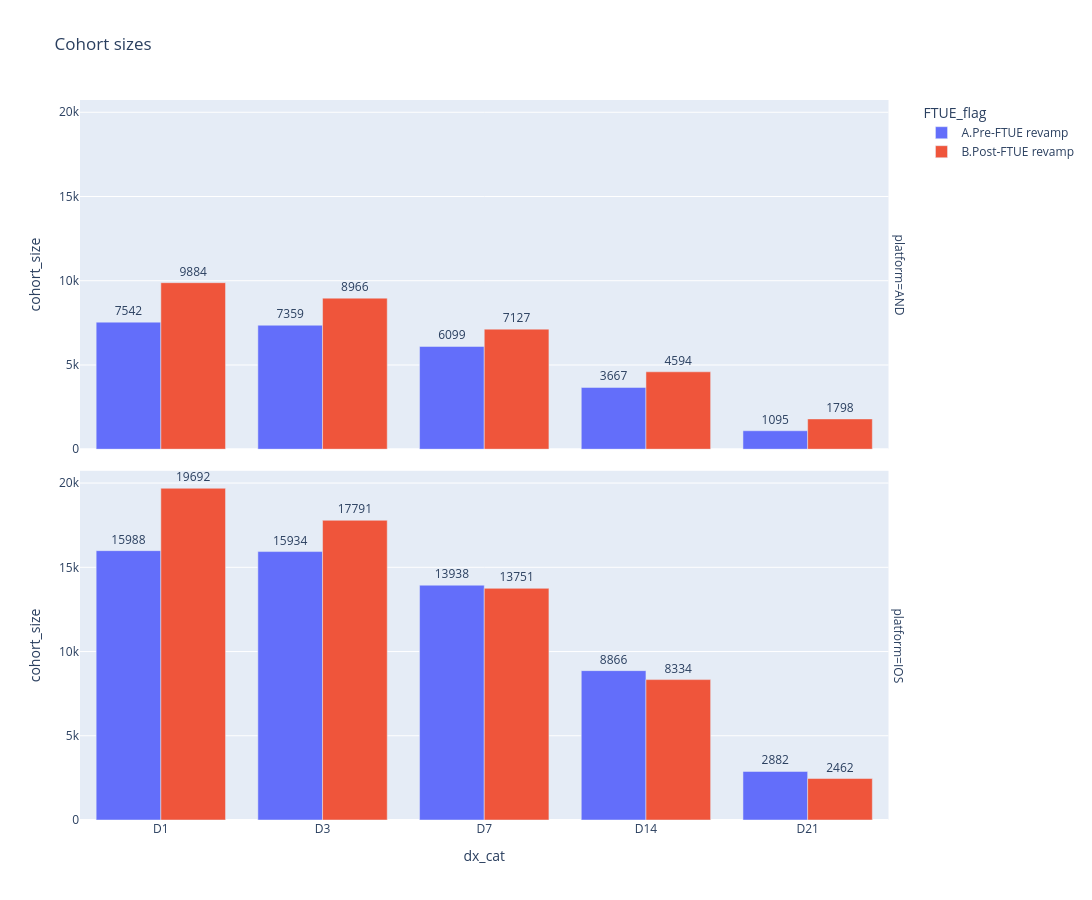

Notebook source saved alongside this figure:
### Markdown cell above
### Cohort sizes

### Code cell
# Bar chart: cohort sizes at each retention checkpoint by FTUE group and platform
df_plot = retention_data_total[retention_data_total['dx'] != 0].copy()

# Convert dx to ordered categorical for proper x-axis ordering
dx_vals = sorted(df_plot['dx'].unique())
dx_labels = ['D' + str(d) for d in dx_vals]
df_plot['dx_cat'] = pd.Categorical(
    'D' + df_plot['dx'].astype(str),
    categories=dx_labels,
    ordered=True
)

fig = px.bar(
    df_plot,
    x='dx_cat',
    y='cohort_size',
    color='FTUE_flag',
    text='cohort_size',
    title='Cohort sizes',
    facet_row='platform',
    barmode='group',
    width=1200,
    height=900,
    hover_data={'retained_size': True, 'cohort_size': True, 'num_cohorts': True},
    category_orders={'dx_cat': dx_labels}
)

fig.update_traces(texttemplate='%{text:0}', textposition='outside')
fig.update_layout(
    #yaxis_tickformat='.0%',
    #yaxis2_tickformat='.0%',
    uniformtext_minsize=8,
    uniformtext_mode='hide'
)

fig.show()

### Figure 1 — Plotly figure (JSON) as saved in the notebook; plotly's stock layout.template omitted (floating-point values rounded to 4 significant figures)
{"data": [{"alignmentgroup": "True", "customdata": [[2994, 23], [2066, 21], [1335, 17], [608, 10], [156, 3]], "hovertemplate": "FTUE_flag=A.Pre-FTUE revamp<br>platform=AND<br>dx_cat=%{x}<br>cohort_size=%{text}<br>retained_size=%{customdata[0]}<br>num_cohorts=%{customdata[1]}<extra></extra>", "legendgroup": "A.Pre-FTUE revamp", "marker": {"color": "#636efa", "pattern": {"shape": ""}}, "name": "A.Pre-FTUE revamp", "offsetgroup": "A.Pre-FTUE revamp", "orientation": "v", "showlegend": true, "text": [7542.0, 7359.0, 6099.0, 3667.0, 1095.0], "textposition": "outside", "texttemplate": "%{text:0}", "type": "bar", "x": ["D1", "D3", "D7", "D14", "D21"], "xaxis": "x2", "y": [7542, 7359, 6099, 3667, 1095], "yaxis": "y2"}, {"alignmentgroup": "True", "customdata": [[6624, 23], [4435, 21], [2939, 17], [1254, 10], [301, 3]], "hovertemplate": "FTUE_flag=A.Pre-FTUE revamp<br>platform=IOS<br>dx_cat=%{x}<br>cohort_size=%{text}<br>retained_size=%{customdata[0]}<br>num_cohorts=%{customdata[1]}<extra></extra>", "legendgroup": "A.Pre-FTUE revamp", "marker": {"color": "#636efa", "pattern": {"shape": ""}}, "name": "A.Pre-FTUE revamp", "offsetgroup": "A.Pre-FTUE revamp", "orientation": "v", "showlegend": false, "text": [15990.0, 15930.0, 13940.0, 8866.0, 2882.0], "textposition": "outside", "texttemplate": "%{text:0}", "type": "bar", "x": ["D1", "D3", "D7", "D14", "D21"], "xaxis": "x", "y": [15988, 15934, 13938, 8866, 2882], "yaxis": "y"}, {"alignmentgroup": "True", "customdata": [[3864, 23], [2353, 21], [1459, 17], [693, 10], [160, 3]], "hovertemplate": "FTUE_flag=B.Post-FTUE revamp<br>platform=AND<br>dx_cat=%{x}<br>cohort_size=%{text}<br>retained_size=%{customdata[0]}<br>num_cohorts=%{customdata[1]}<extra></extra>", "legendgroup": "B.Post-FTUE revamp", "marker": {"color": "#EF553B", "pattern": {"shape": ""}}, "name": "B.Post-FTUE revamp", "offsetgroup": "B.Post-FTUE revamp", "orientation": "v", "showlegend": true, "text": [9884.0, 8966.0, 7127.0, 4594.0, 1798.0], "textposition": "outside", "texttemplate": "%{text:0}", "type": "bar", "x": ["D1", "D3", "D7", "D14", "D21"], "xaxis": "x2", "y": [9884, 8966, 7127, 4594, 1798], "yaxis": "y2"}, {"alignmentgroup": "True", "customdata": [[8117, 23], [4845, 21], [2890, 17], [1317, 10], [284, 3]], "hovertemplate": "FTUE_flag=B.Post-FTUE revamp<br>platform=IOS<br>dx_cat=%{x}<br>cohort_size=%{text}<br>retained_size=%{customdata[0]}<br>num_cohorts=%{customdata[1]}<extra></extra>", "legendgroup": "B.Post-FTUE revamp", "marker": {"color": "#EF553B", "pattern": {"shape": ""}}, "name": "B.Post-FTUE revamp", "offsetgroup": "B.Post-FTUE revamp", "orientation": "v", "showlegend": false, "text": [19690.0, 17790.0, 13750.0, 8334.0, 2462.0], "textposition": "outside", "texttemplate": "%{text:0}", "type": "bar", "x": ["D1", "D3", "D7", "D14", "D21"], "xaxis": "x", "y": [19692, 17791, 13751, 8334, 2462], "yaxis": "y"}], "layout": {"annotations": [{"font": {}, "showarrow": false, "text": "platform=IOS", "textangle": 90, "x": 0.98, "xanchor": "left", "xref": "paper", "y": 0.2425, "yanchor": "middle", "yref": "paper"}, {"font": {}, "showarrow": false, "text": "platform=AND", "textangle": 90, "x": 0.98, "xanchor": "left", "xref": "paper", "y": 0.7575, "yanchor": "middle", "yref": "paper"}], "barmode": "group", "height": 900, "legend": {"title": {"text": "FTUE_flag"}, "tracegroupgap": 0}, "title": {"text": "Cohort sizes"}, "uniformtext": {"minsize": 8, "mode": "hide"}, "width": 1200, "xaxis": {"anchor": "y", "categoryarray": ["D1", "D3", "D7", "D14", "D21"], "categoryorder": "array", "domain": [0, 0.98], "title": {"text": "dx_cat"}}, "xaxis2": {"anchor": "y2", "domain": [0, 0.98], "matches": "x", "showticklabels": false}, "yaxis": {"anchor": "x", "domain": [0, 0.485], "title": {"text": "cohort_size"}}, "yaxis2": {"anchor": "x2", "domain": [0.515, 1], "matches": "y", "title": {"text": "cohort_size"}}}}
